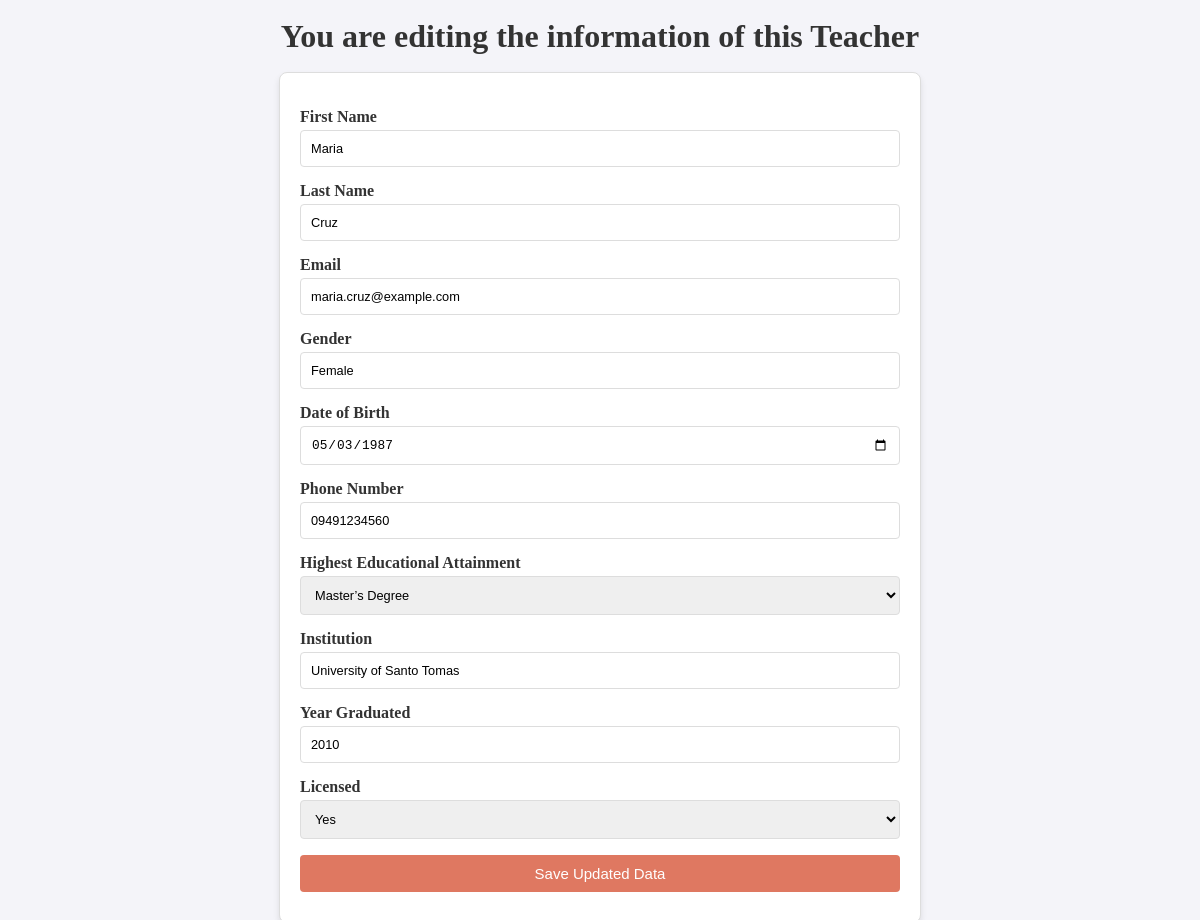
The app's page /edit.php?id=4 with its own data.
### tables this page shows
CREATE TABLE search_teacher_data (
    id INT AUTO_INCREMENT PRIMARY KEY,
    first_name VARCHAR (255),
    last_name VARCHAR (255),
    email VARCHAR (255),
    gender VARCHAR (255),
    date_of_birth DATE,
    phone_num VARCHAR (50), 
    highest_educational_attainment VARCHAR (255),
    institution VARCHAR (255),
    year_graduated VARCHAR (255),
    licensed VARCHAR (255),
    date_added TIMESTAMP DEFAULT CURRENT_TIMESTAMP
);

### core/models.php (called while the page is built, shortened)
<?php
function getTeacherByID($pdo, $id) {
	$sql = "SELECT * from search_teacher_data WHERE id = ?";
	$stmt = $pdo->prepare($sql);
	$executeQuery = $stmt->execute([$id]);
	if ($executeQuery) {
		return $stmt->fetch();
	}
}
?>

### edit.php (the view, shortened to what this page needs)
<?php require_once 'core/handleForms.php'; ?>
<?php require_once 'core/models.php'; ?>
<!DOCTYPE html>
<html lang="en">
<head>
	<link rel="stylesheet" href="css/edit.css">
</head>
<body>
    <?php
		$getTeacherByID = getTeacherByID($pdo, $_GET['id']);
	?>
	<h1> You are editing the information of this Teacher </h1>
	<form action="core/handleForms.php?id=<?php echo $_GET['id']; ?>" method="POST">
    	<p>
			<label for="first_name">First Name</label>
			<input type="text" name="first_name" value="<?php echo $getTeacherByID['first_name']; ?>">
		</p>
		<p>
			<label for="last_name">Last Name</label>
			<input type="text" name="last_name" value="<?php echo $getTeacherByID['last_name']; ?>">
		</p>
		<p>
			<label for="email">Email</label>
			<input type="text" name="email" value="<?php echo $getTeacherByID['email']; ?>">
		</p>
		<p>
			<label for="gender">Gender</label>
			<input type="text" name="gender" value="<?php echo $getTeacherByID['gender']; ?>">
		</p>
		<p>
			<label for="date_of_birth">Date of Birth</label>
			<input type="date" name="date_of_birth" value="<?php echo $getTeacherByID['date_of_birth']; ?>">
		</p>
		<p>
			<label for="phone_num">Phone Number</label>
			<input type="text" name="phone_num" value="<?php echo $getTeacherByID['phone_num']; ?>">
		</p>
		<p>
			<label for="highest_educational_attainment">Highest Educational Attainment</label>
            <select name="highest_educational_attainment" required value="<?php echo $getTeacherByID['highest_educational_attainment']; ?>">
                    <option value="Master’s Degree"> Master’s Degree </option>
            </select>
		</p>
        <p>
			<label for="institution">Institution</label>
			<input type="text" name="institution" value="<?php echo $getTeacherByID['institution']; ?>">
		</p>
        <p>
			<label for="year_graduated">Year Graduated</label>
			<input type="text" name="year_graduated" value="<?php echo $getTeacherByID['year_graduated']; ?>">
		</p>
        <p>
			<label for="licensed">Licensed</label>
            <select name="licensed" required value="<?php echo $getTeacherByID['licensed']; ?>">
                    <option value="Yes"> Yes </option>
            </select>
		</p>
        <p>
			<input type="submit" name="editTeacherBtn" value="Save Updated Data">
		</p>
	</form>
</body>
</html>

### css/edit.css (style rules this page uses)
body { font-family: Times New Roman; background-color: #f4f4f9; color: #333; line-height: 1; }
h1 { text-align: center; margin: 20px 0; color: #333; }
form { max-width: 600px; margin: 20px auto; background: #fff; padding: 20px; border: 1px solid #ddd; border-radius: 8px; box-shadow: 0 4px 6px rgba(0, 0, 0, 0.1); }
form p { margin-bottom: 10px; }
form label { display: block; margin-bottom: 5px; font-weight: bold; }
form input[type="text"], form input[type="date"], form select { width: 100%; padding: 10px; font-size: 0.8rem; border: 1px solid #ddd; border-radius: 4px; box-sizing: border-box; }
form input[type="submit"] { display: block; width: 100%; padding: 10px; font-size: 15px; color: #fff; background-color: #DF7861; border: none; border-radius: 4px; text-align: center; }

### records on screen
search_teacher_data: first_name "Maria", last_name "Cruz", email "maria.cruz@example.com", gender "Female", date_of_birth "05/03/1987", phone_num "09491234560", highest_educational_attainment "Master’s Degree", institution "University of Santo Tomas", year_graduated "2010", licensed "Yes"
